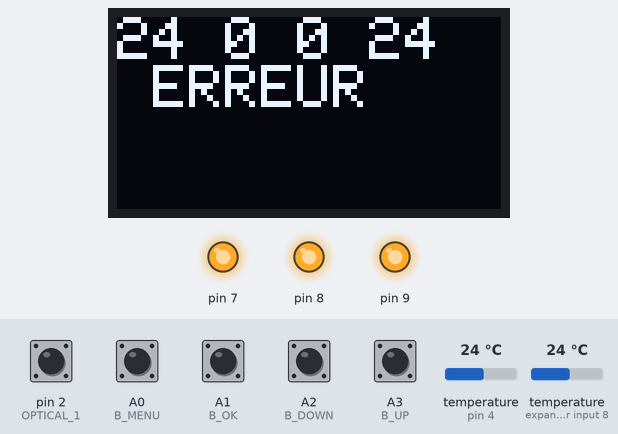
This sketch was run on a simulated Arduino Uno, built with avr-gcc and run on an emulated ATmega328P. On the bench: 128×64 one-colour display, output pins drawn as LEDs (lit = HIGH). The test bench sets the inputs (shaded band); at power-on: A0 (B_MENU), A1 (B_OK), A2 (B_DOWN), A3 (B_UP), pin 2 (OPTICAL_1) HIGH, temperature (sensors on pin 4, expander input 8) 24 °C. The display library's start-up logo is not drawn; EEPROM starts erased.

Above: at 2.2 s.
2.3 s: A1 (B_OK) pulled LOW for 1 s
At 5.0 s:
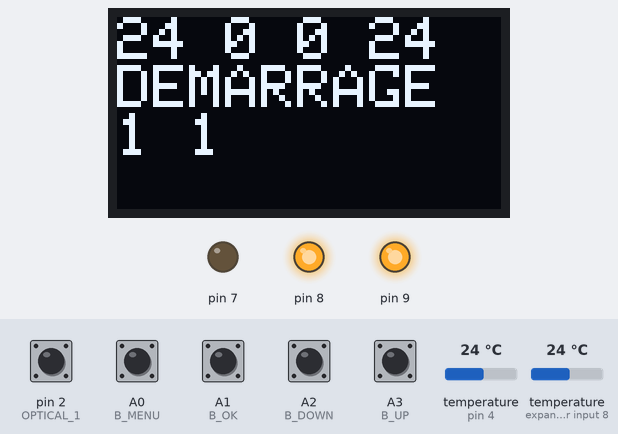
7.4 s: A0 (B_MENU) pulled LOW for 1 s
At 10.4 s:
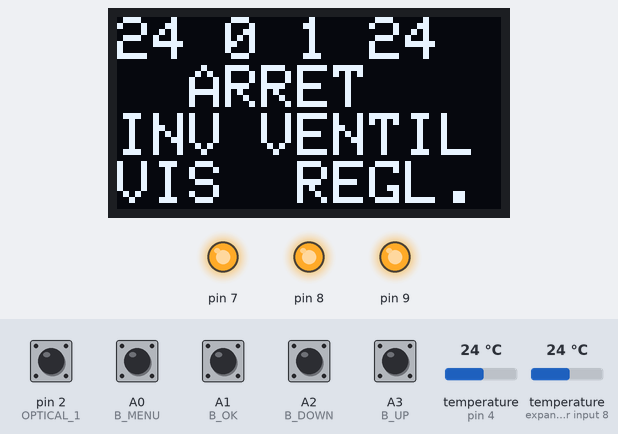
10.7 s: A0 (B_MENU) pulled LOW for 0.15 s
At 12.9 s:
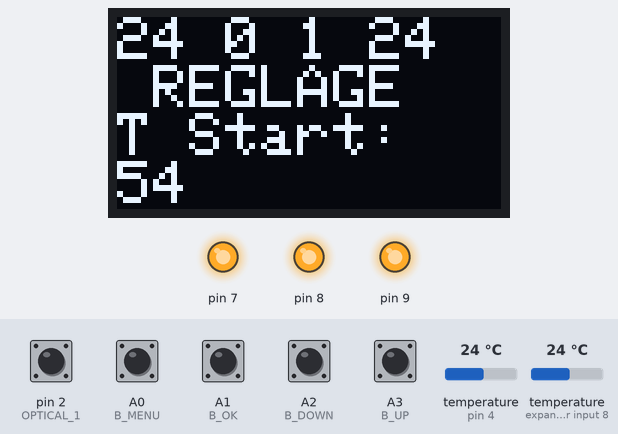
13.7 s: A1 (B_OK) pulled LOW for 0.15 s
At 16.4 s:
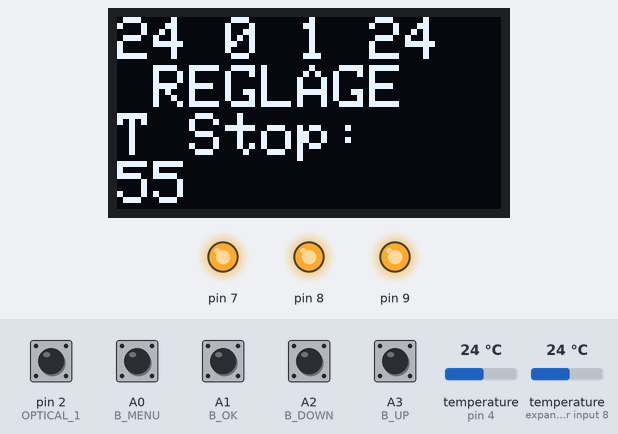
16.7 s: A0 (B_MENU) pulled LOW for 0.15 s
At 18.6 s:
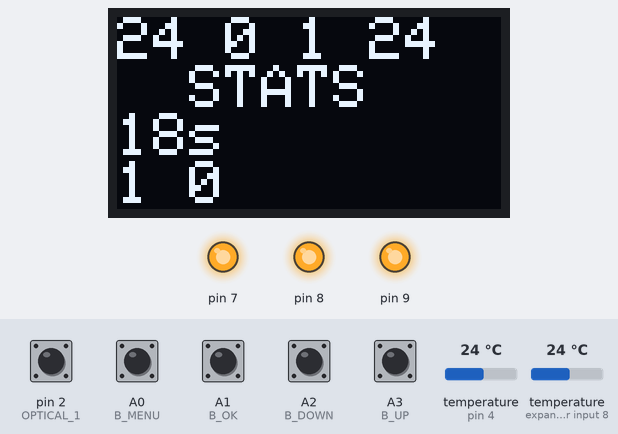
20.9 s: A1 (B_OK) pulled LOW for 0.15 s
At 23.7 s:
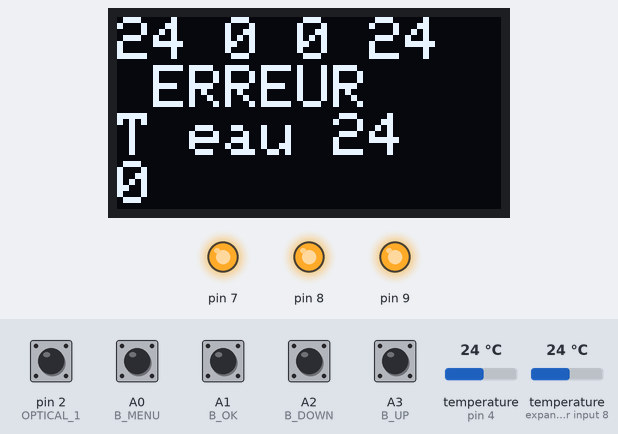
Timing chart, 0 to 25.2 s (numbered marks = the images above; inputs shaded):
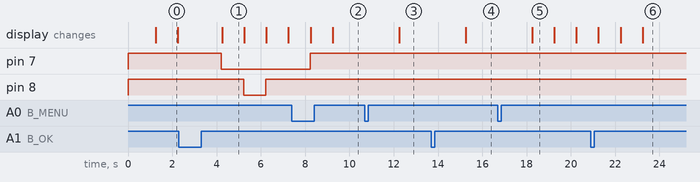

The sketch:

WoodieLC.ino
```cpp
#include "reglages.h"
#include "init.h"

#include <EEPROM.h>

u8 temperature_demarrage = TEMPERATURE_DEMARRAGE;
u8 temperature_arret     = TEMPERATURE_ARRET;

u8 tempo_cycle   = TEMPO_CYCLE;
u8 tempo_ventilo = TEMPO_VENTILO;
u8 tempo_moteur  = TEMPO_MOTEUR;

u8 moteur_delai_inversion = MOTEUR_DELAI_INVERSION;
u8 moteur_duree_inversion = MOTEUR_DUREE_INVERSION;
u8 moteur_vitesse_min     = MOTEUR_VITESSE_MIN;
u8 moteur_blocage_max     = MOTEUR_BLOCAGE_MAX;

u8 temperature_secu = TEMP_SECU;
u8 temperature_vis_max =  TEMP_VIS;
u8 memorise_temperature =  -2;
u8 probe_select =  PROBE_SELECT;
u8 probe_nb     =  0;
u8 error        =  0;

u8 B_disable = 0;

u8 BOK_cpt   = 0;
u8 BMENU_cpt = 0;
u8 BUP_cpt   = 0;
u8 BDOWN_cpt = 0;

u8 BOK_st   = 0;
u8 BMENU_st = 0;
u8 BUP_st   = 0;
u8 BDOWN_st = 0;

void interruptC1()
{
  if ( (millis() - OpticStamp) > 20 )
  {
    OpticCount += 1 ;
    OpticStamp = millis();
  }
}

ISR( TIMER2_OVF_vect )
{
  if (B_disable > 0) {
    B_disable--;
    return;
  }

  if ( BMENU_st + BOK_st + BUP_st + BDOWN_st < 1) {

    if (digitalRead(B_MENU) == 0)
    {
      if( ++BMENU_cpt > BUTTON_VALID) { BMENU_st = 1; BMENU_cpt = 0;}
      BOK_cpt   = 0;
      BUP_cpt   = 0;
      BDOWN_cpt = 0;
    }
    else if (digitalRead(B_OK) == 0)
    {
      BMENU_cpt = 0;
      if( ++BOK_cpt > BUTTON_VALID) { BOK_st = 1; BOK_cpt = 0;}
      BUP_cpt   = 0;
      BDOWN_cpt = 0;
    }
    else if (digitalRead(B_UP) == 0)
    {
      BMENU_cpt = 0;
      BOK_cpt   = 0;
      if( ++BUP_cpt > BUTTON_VALID) { BUP_st = 1; BUP_cpt = 0;}
      BDOWN_cpt = 0;
    }
    else if (digitalRead(B_DOWN) == 0)
    {
      BMENU_cpt = 0;
      BOK_cpt   = 0;
      BUP_cpt   = 0;
      if( ++BDOWN_cpt > BUTTON_VALID) { BDOWN_st = 1; BDOWN_cpt = 0;}
    }
    else
    {
      BMENU_cpt = 0;
      BOK_cpt   = 0;
      BUP_cpt   = 0;
      BDOWN_cpt = 0;
    }
   }
}

void clear_button(void) {
      B_disable = BUTTON_DISABLE;
      BMENU_st = 0;
      BOK_st   = 0;
      BUP_st   = 0;
      BDOWN_st = 0;

}

u8 blocage = 0;
int nb_cycle = 0;
int stat_cycle = 0;
int stat_repos = 0;
int stat_cycle_total = 0;
int stat_chauffe_total = 0;
u8 reglage = REGLAGE_NONE;
int tmp_reglage  = -1;
u8 reglage_next = 0;

void restart_boiler(u8 e) {
    // restart boiler !
    mode = MODE_ON;
    etat = e;
    reglage = REGLAGE_NONE;
    tic = 0;
    tmp_reglage = -1;
    MoteurVis.parametres( moteur_delai_inversion, moteur_duree_inversion, moteur_vitesse_min);
    MoteurVis.debloque();
  }

int affiche_reglage(const char * message, int valeur){
  display.print(message);
  display.println(": ");
  display.print(valeur);
}

int affiche_Chaudiere(const char * message){
  display.println(message);
}

int affiche_arret(const char * message, int valeur){
  display.println("  ARRET");
}

void exit_reglage(void){
    mode = MODE_STATS;
}

#define SET_PARAM( param , value, message, pmin, pmax)  \
        if      (BUP_st   > 0 ) { tmp_reglage++; }\
        else if (BDOWN_st > 0 ) { tmp_reglage--; }\
        else if (BOK_st   > 0 ) { value = tmp_reglage; \
                                  reglage_next = 1; \
                                  }\
        else if (BMENU_st > 0 ) { exit_reglage(); }\
\
        if ( pmin > tmp_reglage ) { tmp_reglage = pmin; }\
        else if (pmax < tmp_reglage ) { tmp_reglage = pmax; }\
\
        affiche_reglage(message, tmp_reglage);

#define SET_NEXT_REGLAGE( pnext, snext)  \
        if (reglage_next == 1) { \
          tmp_reglage = pnext;\
          reglage = snext;\
          reglage_next = 0; \
        }

#define READ_REGLAGE( value, address, vmin, vmax, vdefaut)  \
        value = EEPROM.read(address);\
        if (value < vmin || value > vmax) { value = vdefaut;};

#define SAVE_REGLAGE( value, address)  \
        EEPROM.update(address, value);\

void setup() {
  //Serial.begin(115200);

  /* Initialise le port I2C */
  Wire.begin();

  // SSD1306_SWITCHCAPVCC = generate display voltage from 3.3V internally
  display.begin(SSD1306_SWITCHCAPVCC, 0x3C); // Address 0x3D for 128x64

  // Show initial display buffer contents on the screen --
  // the library initializes this with an Adafruit splash screen.
  display.display();
  delay(1000); // Pause for 1 seconds

  display.clearDisplay();

  display.setTextSize(2);      // Normal 1:1 pixel scale
  display.setTextColor(WHITE); // Draw white text
  display.setCursor(0, 0);     // Start at top-left corner
  display.cp437(true);         // Use full 256 char 'Code Page 437' font

  // Start up the library
  sensors.begin();

  //Serial.println(  sensors.getDeviceCount() );
  sensors.setResolution(9);

  pinMode(OPTICAL_1, INPUT);
  attachInterrupt(0, interruptC1, FALLING);

  pinMode(B_MENU, INPUT_PULLUP);
  pinMode(B_OK,   INPUT_PULLUP);
  pinMode(B_UP,   INPUT_PULLUP);
  pinMode(B_DOWN, INPUT_PULLUP);

    //    TIMER 2 CONTROL
  TCCR2A = 0;                      // No pin change on timer compare
  TCCR2B = _BV(CS22) | _BV(CS21) | _BV(CS20);  // prescaler = clk / 1024
  TIMSK2 = _BV(TOIE2);             // overflow interrupt only

  display.clearDisplay();
  display.display();

  READ_REGLAGE( temperature_demarrage , EEPROM_TEMPERATURE_DEMARRAGE , TEMPERATURE_DEMARRAGE_MIN, TEMPERATURE_DEMARRAGE_MAX, TEMPERATURE_DEMARRAGE );
  READ_REGLAGE( temperature_arret     , EEPROM_TEMPERATURE_ARRET     , TEMPERATURE_ARRET_MIN    , TEMPERATURE_ARRET_MAX    , TEMPERATURE_ARRET     );
  READ_REGLAGE( tempo_cycle           , EEPROM_TEMPO_CYCLE           , TEMPO_CYCLE_MIN          , TEMPO_CYCLE_MAX          , TEMPO_CYCLE           );
  READ_REGLAGE( tempo_ventilo         , EEPROM_TEMPO_VENTILO         , TEMPO_VENTILO_MIN        , TEMPO_VENTILO_MAX        , TEMPO_VENTILO         );
  READ_REGLAGE( tempo_moteur          , EEPROM_TEMPO_MOTEUR          , TEMPO_MOTOR_MIN          , TEMPO_MOTOR_MAX          , TEMPO_MOTEUR          );
  READ_REGLAGE( moteur_duree_inversion, EEPROM_MOTEUR_DUREE_INVERSION, TEMPO_MOTOR_I_MIN        , TEMPO_MOTOR_I_MAX        , MOTEUR_DUREE_INVERSION);
  READ_REGLAGE( moteur_vitesse_min    , EEPROM_MOTEUR_VITESSE_MIN    , COUNT_MOTOR_C_MIN        , COUNT_MOTOR_C_MAX        , MOTEUR_VITESSE_MIN    );
  READ_REGLAGE( moteur_blocage_max    , EEPROM_MOTEUR_BLOCAGE_MAX    , COUNT_MOTOR_B_MIN        , COUNT_MOTOR_B_MAX        , MOTEUR_BLOCAGE_MAX    );
  READ_REGLAGE( temperature_secu      , EEPROM_TEMP_SECU             , TEMP_SECU_MIN            , TEMP_SECU_MAX            , TEMP_SECU             );
  READ_REGLAGE( temperature_vis_max   , EEPROM_TEMP_VIS              , TEMP_VIS_MIN             , TEMP_VIS_MAX             , TEMP_VIS              );
  READ_REGLAGE( probe_select          , EEPROM_PROBE_SELECT          , PROBE_SELECT_MIN         , PROBE_SELECT_MAX         , PROBE_SELECT          );

  MoteurVis.parametres( moteur_delai_inversion, moteur_duree_inversion, moteur_vitesse_min);

  // Start in boiler mode
  mode = MODE_ON;
}


void loop() {
  t_loop_debut = millis();

  display.clearDisplay();
  display.setCursor(0, 0);     // Start at top-left corner

  led ^= 1;
  digitalWrite(LED_BUILTIN, led & 0x01);

  // You can have more than one IC on the same bus.
  // 0 refers to the first IC on the wire
  probe_nb = sensors.getDeviceCount();
  if ( probe_nb == 0 ) {
    mode = MODE_ERREUR;
    error = ERROR_0_PROBE;
    temperature_eau = -1;
    temperature_vis = -1;
  } else if ( probe_nb == 1 ) {
    mode = MODE_ERREUR;
    error = ERROR_1_PROBE;
    temperature_eau = (int)sensors.getTempCByIndex(0);
    temperature_vis = -1;
  } else if ( probe_nb > 2 ) {
    mode = MODE_ERREUR;
    error = ERROR_X_PROBE;
    temperature_eau = (int)sensors.getTempCByIndex(0);
    temperature_vis = (int)sensors.getTempCByIndex(1);
  }
  else {
    sensors.requestTemperatures(); // Send the command to get temperatures

    if ( probe_select == 1 ) {
      temperature_eau = (int)sensors.getTempCByIndex(0);
      temperature_vis = (int)sensors.getTempCByIndex(1);
    } else {
      temperature_eau = (int)sensors.getTempCByIndex(1);
      temperature_vis = (int)sensors.getTempCByIndex(0);
    }
  }

  blocage = MoteurVis.getNB();
  // Read thermocouple K
  // Read the temp from the MAX6675
  //temperature_K = (int)temp.read_temp();
  //mesure_timings("max6675 lue : ");

  // Not all the characters will fit on the display. This is normal.
  // Library will draw what it can and the rest will be clipped.

  display.print(temperature_eau, DEC);
  display.print(F(" "));
  //display.println(temperature_K);
  display.print(OpticCount, DEC);
  display.print(F(" "));
  display.print(blocage, DEC);
  display.print(F(" "));
  display.println(temperature_vis, DEC);

  switch( mode ) {
  case MODE_ON:

    // Security check
    if ( temperature_vis >= temperature_vis_max ) {
        mode = MODE_ERREUR;
        error = ERROR_TEMP_VIS;
        etat = ETAT_SECU;
        memorise_temperature = temperature_vis;
      };
    if ( temperature_eau <= temperature_secu && etat != ETAT_FORCE_CHAUFFE) {
        mode = MODE_ERREUR;
        error = ERROR_TEMP_SECU;
        etat = ETAT_SECU;
        memorise_temperature = temperature_eau;
      };

    switch( etat ) {
    case ETAT_REPOS:
     if (temperature_eau <= temperature_demarrage) {
       MoteurVis.demarre(tempo_moteur, 1);
       Ventilo.demarre(tempo_ventilo);
       etat = ETAT_CHAUFFE;
       stat_chauffe_total++;
       stat_repos = tic;
       tic = 0;
       nb_cycle = 0;
     } else {
       tic += 1;
     }
     display.println("  REPOS ");
     display.println(tic, DEC);
     break;

    case ETAT_FORCE_CHAUFFE:
     display.println("DEMARRAGE");
    case ETAT_CHAUFFE:
     if ( etat != ETAT_FORCE_CHAUFFE) display.println(" CHAUFFE");
      if ( tic == 0 ){
        if (temperature_eau <= temperature_arret) {
          MoteurVis.demarre(tempo_moteur, 1);
          Ventilo.demarre(tempo_ventilo);
          nb_cycle++;
          stat_cycle_total++;
        }
        else {
          etat = ETAT_REPOS;
          stat_cycle = nb_cycle;
        }
      }

      if (blocage >= moteur_blocage_max) {
        mode = MODE_ERREUR;
        error = ERROR_VIS;
      } else {
        Ventilo.tic(1);
        MoteurVis.tic(1, OpticCount);

        if (++tic >= tempo_cycle ) {
          tic = 0;
        }
      }
      display.print(tic, DEC);
      display.print(F(" "));
      display.println(nb_cycle, DEC);
    break;

    case ETAT_SECU:
      Ventilo.arret();
      MoteurVis.arret();
      display.println(" ERREUR ");
    default:
    break;
    }
    if ( stat_cycle != 0) display.print(stat_cycle, DEC);
    display.print(" ");
    if ( stat_repos != 0) display.print(stat_repos, DEC);

  break;

  case MODE_ERREUR:
    Ventilo.arret();
    MoteurVis.arret();
    display.println(" ERREUR ");
    switch ( error ) {
      case ERROR_1_PROBE:
        display.println("1 Sonde T");
        break;
      case ERROR_0_PROBE:
        display.println("0 Sonde T");
        break;
      case ERROR_X_PROBE:
        display.println("X Sonde T");
        break;
      case ERROR_VIS:
        display.println("Moteur");
        break;
      case ERROR_TEMP_SECU:
        display.print("T eau ");
        display.println(memorise_temperature, DEC);
        break;
      case ERROR_TEMP_VIS:
        display.print("T vis ");
        display.println(memorise_temperature, DEC);
        break;
      default:
        display.println("Inconnue");
    }
    display.print(tic);

    if (BOK_st > 0 ) {
      if (ERROR_TEMP_SECU == error) restart_boiler(ETAT_FORCE_CHAUFFE);
      else restart_boiler(ETAT_REPOS);
    }
  break;

  case MODE_STOP:
    display.println("  ARRET ");
    display.println("INV VENTIL");
    display.println("VIS  REGL.");

    if (BDOWN_st > 0 ) {
      MoteurVis.debloque();
      MoteurVis.demarre(tempo_moteur, 1);
    } else if (BUP_st > 0 ) {
      MoteurVis.demarre(tempo_moteur, 2);
    } else if (BOK_st > 0 ) {
      Ventilo.demarre(tempo_ventilo);
    }

    Ventilo.tic(1);
    MoteurVis.tic(1, OpticCount);

  break;

  case MODE_REGLAGE:
    display.println(" REGLAGE");
    Ventilo.arret();
    MoteurVis.arret();

    switch ( reglage ) {
      case REGLAGE_INIT:
        reglage = REGLAGE_TEMP_START;
        tmp_reglage = temperature_demarrage;

      case REGLAGE_TEMP_START:
        SET_PARAM( TEMP_START , temperature_demarrage, "T Start", TEMPERATURE_DEMARRAGE_MIN, TEMPERATURE_DEMARRAGE_MAX);
        SAVE_REGLAGE( temperature_demarrage, EEPROM_TEMPERATURE_DEMARRAGE);
        SET_NEXT_REGLAGE (temperature_arret, REGLAGE_TEMP_STOP);
        break;

      case REGLAGE_TEMP_STOP:
        SET_PARAM( TEMP_ARRET , temperature_arret, "T Stop", TEMPERATURE_ARRET_MIN, TEMPERATURE_ARRET_MAX);
        SAVE_REGLAGE( temperature_arret     , EEPROM_TEMPERATURE_ARRET);
        SET_NEXT_REGLAGE (tempo_cycle, REGLAGE_CYCLE);
        break;

      case REGLAGE_CYCLE:
        SET_PARAM( CYCLE , tempo_cycle, "Cycle", TEMPO_CYCLE_MIN, TEMPO_CYCLE_MAX);
        SAVE_REGLAGE( tempo_cycle           , EEPROM_TEMPO_CYCLE);
        SET_NEXT_REGLAGE (tempo_ventilo, REGLAGE_VENTILO);
        break;

      case REGLAGE_VENTILO:
        SET_PARAM( VENTILO , tempo_ventilo, "Ventilo", TEMPO_VENTILO_MIN, tempo_cycle-1);
        SAVE_REGLAGE( tempo_ventilo         , EEPROM_TEMPO_VENTILO);
        SET_NEXT_REGLAGE (tempo_moteur, REGLAGE_MOTOR);
        break;

      case REGLAGE_MOTOR:
        SET_PARAM( MOTOR , tempo_moteur, "Moteur", TEMPO_MOTOR_MIN, tempo_cycle-1);
        SAVE_REGLAGE( tempo_moteur          , EEPROM_TEMPO_MOTEUR);
        SET_NEXT_REGLAGE (moteur_duree_inversion, REGLAGE_MOTOR_INV);
        break;

      case REGLAGE_MOTOR_INV:
        SET_PARAM( MOTOR INV , moteur_duree_inversion, "Invers.", TEMPO_MOTOR_I_MIN, TEMPO_MOTOR_I_MAX);
        SAVE_REGLAGE( moteur_duree_inversion, EEPROM_MOTEUR_DUREE_INVERSION);
        SET_NEXT_REGLAGE (moteur_vitesse_min, REGLAGE_MOTOR_COUNT);
        break;

      case REGLAGE_MOTOR_COUNT:
        SET_PARAM( COUNTER , moteur_vitesse_min, "Compteur", COUNT_MOTOR_C_MIN, COUNT_MOTOR_C_MAX);
        SAVE_REGLAGE( moteur_vitesse_min    , EEPROM_MOTEUR_VITESSE_MIN);
        SET_NEXT_REGLAGE (moteur_blocage_max, REGLAGE_MOTOR_BLOCK);
        break;

      case REGLAGE_MOTOR_BLOCK:
        SET_PARAM( BLOCKING , moteur_blocage_max, "Blocages", COUNT_MOTOR_B_MIN, COUNT_MOTOR_B_MAX);
        SAVE_REGLAGE( moteur_blocage_max, EEPROM_MOTEUR_BLOCAGE_MAX);
        SET_NEXT_REGLAGE (temperature_secu, REGLAGE_TEMP_SECU);
        break;

      case REGLAGE_TEMP_SECU:
        SET_PARAM( TEMP_SECU , temperature_secu, "T Secu", TEMP_SECU_MIN, TEMP_SECU_MAX);
        SAVE_REGLAGE( temperature_secu      , EEPROM_TEMP_SECU);
        SET_NEXT_REGLAGE (temperature_vis_max, REGLAGE_TEMP_VIS);
        break;

      case REGLAGE_TEMP_VIS:
        SET_PARAM( TEMP_VIS, temperature_vis_max, "T Vis", TEMP_VIS_MIN, TEMP_VIS_MAX);
        SAVE_REGLAGE( temperature_vis_max   , EEPROM_TEMP_VIS);
        SET_NEXT_REGLAGE ( probe_select, REGLAGE_PROBE_SELECT);
        break;

      case REGLAGE_PROBE_SELECT:
        SET_PARAM( PROBE , probe_select, "Sonde T", PROBE_SELECT_MIN, PROBE_SELECT_MAX);
        SAVE_REGLAGE( probe_select          , EEPROM_PROBE_SELECT);
        SET_NEXT_REGLAGE ( -1, REGLAGE_END);
        break;

      case REGLAGE_END:
        restart_boiler(ETAT_REPOS);
        break;
    }
    clear_button();

  break;

  case MODE_STATS:
  {
    long int uptime=millis()/1000;

    display.println("  STATS ");
    // up time since power on
    if ( uptime / 86400 >= 1 ) {
      display.print(uptime/86400);
      display.print("J ");
      display.print(uptime%86400/3600);
      display.println("h");
    } else if ( uptime / 3600 >= 1 ) {
      display.print(uptime/3600);
      display.print("h ");
      display.print((uptime%3600)/60);
      display.println("mn");
    } else if ( uptime / 60 >= 1 ) {
      display.print(uptime/60);
      display.print("mn ");
      display.print(uptime%60);
      display.println("s");
    } else {
      display.print(uptime%60);
      display.println("s");
    }
  }
    display.print(stat_cycle_total);
    display.print(" ");
    display.println(stat_chauffe_total);

    if (BOK_st > 0 ) {
      restart_boiler(ETAT_REPOS);
    }
  break;

  case MODE_VERSION:
    display.println(" VERSION");
    display.println("11-Fev-25");
    display.println(" 2026b55");

    if (BOK_st > 0 ) {
      restart_boiler(ETAT_REPOS);
    }
  break;

  }
//  display.println(total_s++);

  if (BMENU_st > 0 ) {
    switch( mode ) {
    case MODE_ON:
    case MODE_ERREUR:
      mode = MODE_STOP;
      Ventilo.arret();
      MoteurVis.arret();
      break;
    case MODE_STOP:
      mode = MODE_REGLAGE;
      reglage = REGLAGE_INIT;
      break;
    case MODE_REGLAGE:
      mode = MODE_STATS;
      break;
    case MODE_STATS:
      mode = MODE_VERSION;
      break;
    case MODE_VERSION:
      restart_boiler(ETAT_REPOS);
      break;
    }
  }

  clear_button();

 // mesure_timings("Gestion chaudiere : ");
  //mesure_timings("lcd refresh : ");

  OpticCount = 0;
  display.display();

  t_loop_fin = millis();
  t_loop_delai = t_loop_fin - t_loop_debut;

  // protect against millis overflow
  if (t_loop_fin < t_loop_debut) t_loop_delai = 0;


  /* Rafraichissement une fois par seconde */
  delay(1000-t_loop_delai);

}
```

debug.h
```cpp
#ifndef __DEBUG__H__
#define __DEBUG__H__


unsigned long t_prev =0;
unsigned long total_s =0;

void mesure_timings(const char * s) {
  // Affiche le temps depuis que le programme a commencé
  unsigned long t_ = millis();


 // Serial.print (s);
 // Serial.println (t_ - t_prev);
  t_prev = t_;
}

#endif
```

moteur.h
```cpp
#ifndef __MOTEUR__H__
#define __MOTEUR__H__

class actionneur  {
  public:
  actionneur(int p);
  void demarre(long d );
  void pause(int p);
  void arret();
  void tic(int t);

  protected:
  u8 pin;
  u8  etat;
  long duree;
};

class moteur : public actionneur {
  public:
  moteur(int p, int pi);
  void demarre(long d, u8 s);
  void pause(int p);
  void arret();
  void debloque();
  void parametres(u8 delai, u8 duree, u8 vmin);
  void tic(int t, int cpt);
  u8 getNB() {return nb_blocage;};

  private:
  u8 moteur_delai_inversion;
  u8 moteur_duree_inversion;
  u8 moteur_vitesse_min;
  u8 pin_inverse;
  u8 nb_blocage;
  u8 tempo;
  u8 sens;
};

#endif
```

Source omitted: init.h (1221 bytes), moteur.cpp (3726 bytes), reglages.h (4153 bytes)

Measured:
- after the input at 2.3 s, pin 7: HIGH → LOW after 1.9 s; pin 8: HIGH → LOW after 2.9 s, → HIGH 1.0 s later; the display: changes after 1.9 s (image 1)
- after the input at 7.4 s, pin 7: LOW → HIGH after 0.82 s; pin 9: stays HIGH (without the input it goes to LOW after 0.82 s); the display: first differs from a run without the input after 1.8 s (image 2)
- after the input at 10.7 s, the display: changes after 1.5 s (image 3)
- after the input at 13.7 s, the display: changes after 1.5 s (image 4)
- after the input at 16.7 s, the display: changes after 1.5 s (image 5)
- after the input at 20.9 s, the display: first differs from a run without the input after 1.3 s (image 6 shows a later state)
- what the display in image 0 shows lasts 1.0 s, from 1.2 s to 2.2 s
